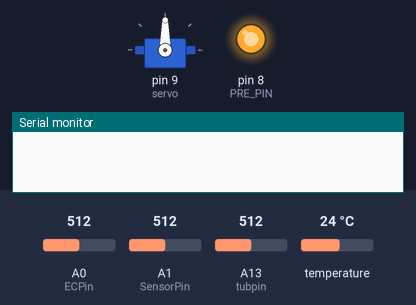
Simulated run of this sketch. Board: Arduino Mega 2560, built with avr-gcc and run on an emulated ATmega2560. On the bench: servo, output pins drawn as LEDs (lit = HIGH), the last lines printed to the serial monitor. The test bench sets the inputs (shaded band); at power-on: A0 (ECPin) = 512, A1 (SensorPin) = 512, A13 (tubpin) = 512, temperature 24 °C. The modem accepts every AT command (registered, SIM ready, sends succeed) and sends nothing else.

Above: at 0.1 s.
At 10.1 s:
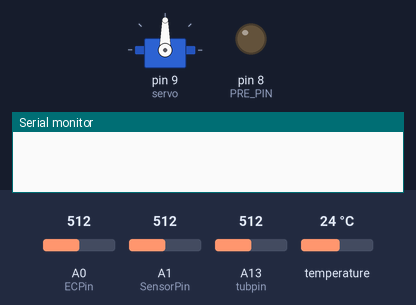
At 11.0 s:
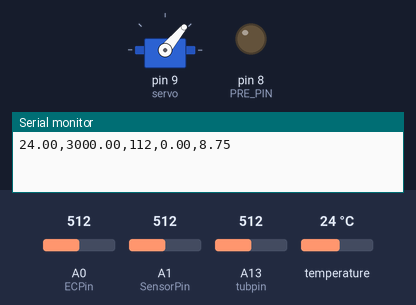
Timing chart, 0 to 12.5 s (numbered marks = the images above):
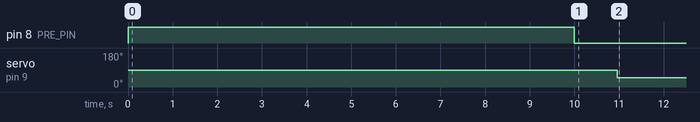

Measured:
- by itself, servo on pin 9 (servo): 90° → 50° at 11.0 s

The sketch:

Robothon_Final.ino
```cpp
#include <SoftwareSerial.h>
#include<SD.h>
#include <Servo.h>
#include<SPI.h>
#include<Wire.h>
#include<OneWire.h>
#include<DallasTemperature.h>

Servo servo;
int angle = 0;

/*Parameters associated with TDS(Total Dissolved Solid)*/

int R1= 2200;
int Ra=25; //Resistance of powering Pins
int ECPin= A0;
float PPMconversion=0.7;
float TemperatureCoef = 0.019;
float K=2.88;
float EC=0;
float EC25 =0;
int TDS_ppm =0;
float raw= 0;
float Vin= 5;
float Vdrop;
float Rc= 0;
float buffer=0;

// Parameters associated to Nitrogen Sensor

#define PRE_PIN  8
#define VNOX_PIN A12
#define PRE_HEAT_SECONDS 10

int vnox_value;
float vnox_r0 = 0.91;
float vnox_volt;
float vnox_rsgas;
float vnox_ratio;
float vnox_ppm;

int tpin = 2;//One wire temperature sensor digital pin

int tubpin = A13;//Turbidity Sensor pin

float t;// Temperature Variable
float tub;// Turbidity computing variable
float ntu;

#define rxPin 4                  // Recieve Pin on HC12
#define txPin 5                  // Transmit Pin on HC12


OneWire T(tpin);
DallasTemperature tsensor(&T);

#define SensorPin A1 //pH meter Analog output to Arduino Analog Input 0
#define Offset 0.00 //deviation compensate
#define samplingInterval 20
#define printInterval 800
int buf[80];
int pH; //Store the average value of the sensor feedback
static float pHValue,voltage;
float avg;
#define samplingInterval 20

SoftwareSerial HC12(rxPin, txPin);

void setup()
{
 pinMode(rxPin, INPUT);
 pinMode(txPin, OUTPUT);
 servo.attach(9);
 HC12.begin(115200);
 Serial.begin(115200);
 pinMode(PRE_PIN, OUTPUT);
 pinMode(ECPin,INPUT);
 R1=(R1+Ra);
 digitalWrite(PRE_PIN, 1);
 delay(PRE_HEAT_SECONDS * 1000);
 digitalWrite(PRE_PIN, 0);
 tsensor.begin();
 vnox_value = analogRead(VNOX_PIN);
 vnox_volt = ((float)vnox_value/1024.0)*5.0;
 vnox_rsgas = (5.0 - vnox_volt)/vnox_volt;
 vnox_ratio = vnox_rsgas/vnox_r0;
 vnox_ppm = pow(0.0000000000000000084,vnox_ratio)*1000;
 if(vnox_ppm>0)
   {
    if(vnox_ppm<0.5){}
    if(vnox_ppm>0.5){vnox_ppm = 0.22;}
   }
 HC12.write("AT+DEFAULT");
 while (HC12.available() > 0){Serial.write(HC12.read());}
}
float round_to_dp( float in_value, int decimal_place )
{
  float multiplier = powf( 10.0f, decimal_place );
  in_value = roundf( in_value * multiplier ) / multiplier;
  return in_value;
}

boolean state = false;


void loop()
{
 for(int i=0;i<8;i++)
    {
     buf[i] = analogRead(SensorPin);
     delay(10);
    }
  for(int i=0;i<7;i++)
     {
      for(int j=i+1;j<7;j++)
         {
          if(buf[i]>buf[j])
            {
             t = buf[i];
             buf[j]=buf[i];
             buf[j]=t;
            }
         }
     }
 avg=0;
 for(int i=2;i<8;i++)
 {
  avg+=buf[i];
 }
 pHValue = (float)avg*5.0/1024/6;
 pHValue= 3.5*pHValue;
 static unsigned long samplingTime = millis();
 static unsigned long printTime = millis();
 tsensor.requestTemperatures();
 t = tsensor.getTempCByIndex(0);
 for(int i=0;i<800;i++)
 {
 tub = analogRead(tubpin);
 tub = ((5.0/1023.)*tub);
 }
 tub = round_to_dp(tub,1);
 tub = tub/800;
 if(tub < 2.5)
 {
  ntu = 3000;
 }
 else{ntu = -1120.4*pow(tub,2)+5742.3*tub-4353.8;}

 raw = analogRead(ECPin);
 Vdrop = (Vin*raw)/1024.0;
 Rc = (Vdrop*R1)/(Vin-Vdrop);
 Rc = Rc-Ra;
 EC = 1000/(Rc*K);
 EC25  =  EC/ (1+ TemperatureCoef*(t-25.0));
 TDS_ppm = (EC25)*(PPMconversion*1000);
 if(TDS_ppm<0){TDS_ppm = -TDS_ppm;}
 Serial.print(t);
 Serial.print(",");
 Serial.print(ntu);
 Serial.print(",");
 Serial.print(TDS_ppm);
 Serial.print(",");
 Serial.print(vnox_ppm);
 Serial.print(",");
 Serial.print(pHValue,2);
 Serial.println();
 if(ntu>200){servo.write(50);}
 delay(2000);
 HC12.println(t);                   // If Arduino's computer rx buffer has data// Send that data to serial
 state = not state;
}
```
